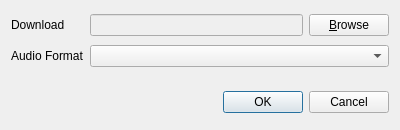
<?xml version="1.0" encoding="UTF-8"?>
<ui version="4.0">
 <class>Preferences</class>
 <widget class="QDialog" name="Preferences">
  <property name="geometry">
   <rect>
    <x>0</x>
    <y>0</y>
    <width>400</width>
    <height>130</height>
   </rect>
  </property>
  <property name="windowTitle">
   <string>Preferences</string>
  </property>
  <property name="windowIcon">
   <iconset resource="../res/resources.qrc">
    <normaloff>:/images/preferences-16.png</normaloff>:/images/preferences-16.png</iconset>
  </property>
  <layout class="QGridLayout" name="gridLayout">
   <item row="0" column="0">
    <widget class="QLabel" name="lblDownload">
     <property name="text">
      <string>Download</string>
     </property>
    </widget>
   </item>
   <item row="1" column="0">
    <widget class="QLabel" name="lblAudioFormat">
     <property name="text">
      <string>Audio Format</string>
     </property>
    </widget>
   </item>
   <item row="0" column="2">
    <widget class="QPushButton" name="btnBrowse">
     <property name="text">
      <string>&amp;Browse</string>
     </property>
    </widget>
   </item>
   <item row="3" column="0" colspan="3">
    <widget class="QDialogButtonBox" name="buttonBox">
     <property name="orientation">
      <enum>Qt::Horizontal</enum>
     </property>
     <property name="standardButtons">
      <set>QDialogButtonBox::Cancel|QDialogButtonBox::Ok</set>
     </property>
    </widget>
   </item>
   <item row="2" column="0">
    <spacer name="verticalSpacer">
     <property name="orientation">
      <enum>Qt::Vertical</enum>
     </property>
     <property name="sizeType">
      <enum>QSizePolicy::Fixed</enum>
     </property>
     <property name="sizeHint" stdset="0">
      <size>
       <width>20</width>
       <height>15</height>
      </size>
     </property>
    </spacer>
   </item>
   <item row="1" column="1" colspan="2">
    <widget class="QComboBox" name="cmbAudioFormat">
     <property name="whatsThis">
      <string>Specifies your preferred audio format.</string>
     </property>
    </widget>
   </item>
   <item row="0" column="1">
    <widget class="QLineEdit" name="txtDownload">
     <property name="enabled">
      <bool>false</bool>
     </property>
     <property name="whatsThis">
      <string>Specifies the directory where files are to be downloaded.</string>
     </property>
     <property name="readOnly">
      <bool>true</bool>
     </property>
    </widget>
   </item>
  </layout>
 </widget>
 <resources>
  <include location="../res/resources.qrc"/>
 </resources>
 <connections>
  <connection>
   <sender>buttonBox</sender>
   <signal>accepted()</signal>
   <receiver>Preferences</receiver>
   <slot>accept()</slot>
   <hints>
    <hint type="sourcelabel">
     <x>248</x>
     <y>254</y>
    </hint>
    <hint type="destinationlabel">
     <x>157</x>
     <y>274</y>
    </hint>
   </hints>
  </connection>
  <connection>
   <sender>buttonBox</sender>
   <signal>rejected()</signal>
   <receiver>Preferences</receiver>
   <slot>reject()</slot>
   <hints>
    <hint type="sourcelabel">
     <x>316</x>
     <y>260</y>
    </hint>
    <hint type="destinationlabel">
     <x>286</x>
     <y>274</y>
    </hint>
   </hints>
  </connection>
 </connections>
</ui>
